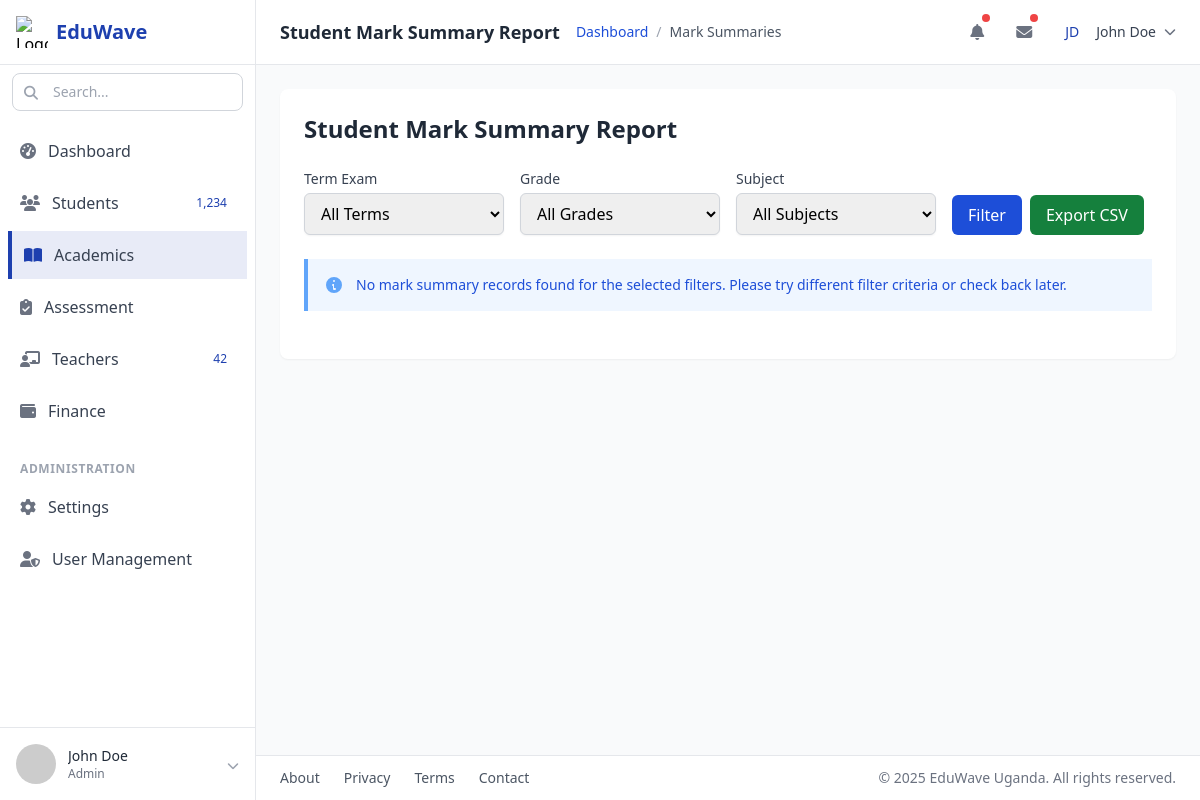
Page /academics/reports/mark-summary/ (signed in) on the earlier database version.
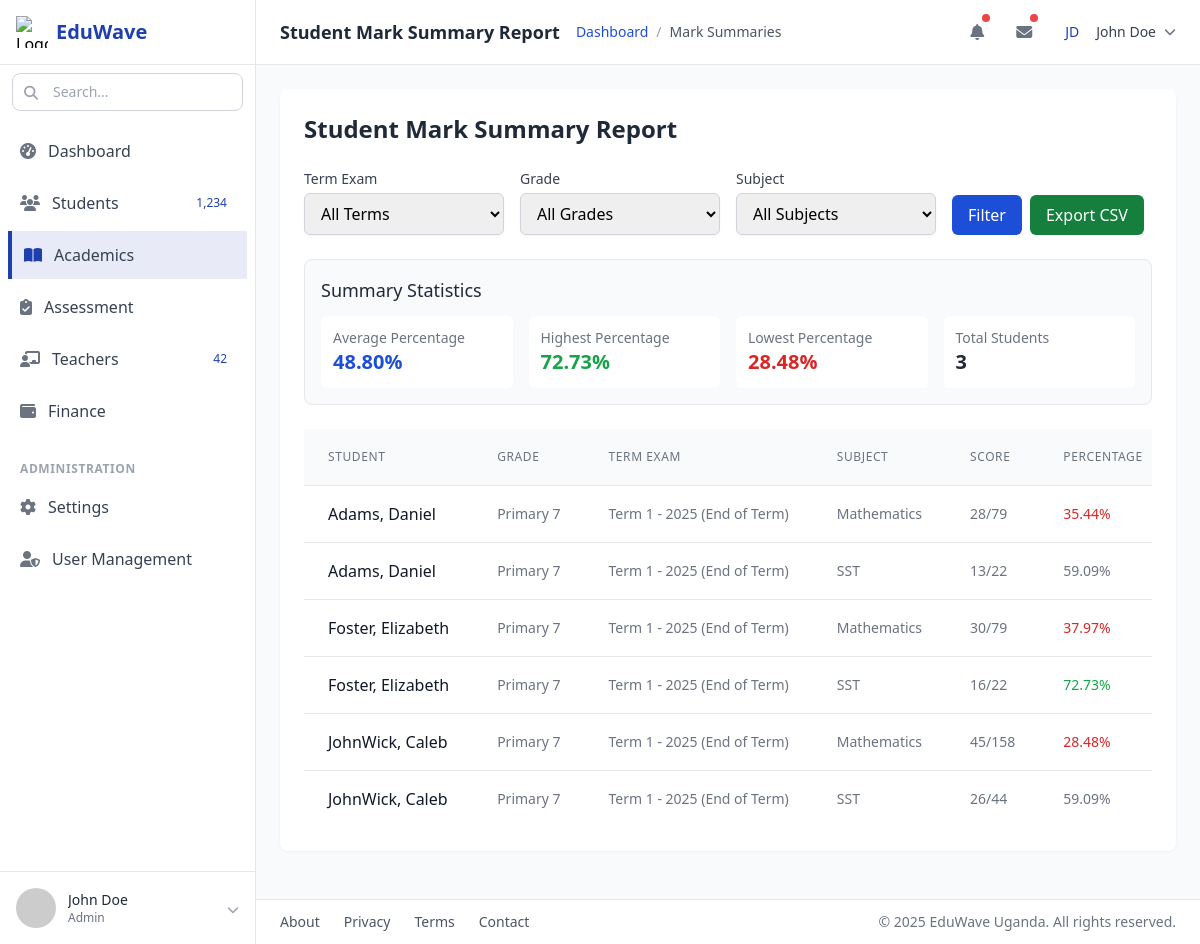
Same page on the later database version.
### academic/models.py (models this page shows, shortened)
class StudentMarkSummary(models.Model):
    student = models.ForeignKey('students.Student', on_delete=models.CASCADE, related_name="mark_summaries")
    term_exam = models.ForeignKey(TermExamSession, on_delete=models.CASCADE, related_name="mark_summaries")
    grade = models.ForeignKey(Grade, on_delete=models.CASCADE, related_name="mark_summaries")
    subject = models.ForeignKey(Subject, on_delete=models.CASCADE, related_name="mark_summaries")
    total_score = models.PositiveIntegerField()
    max_possible = models.PositiveIntegerField()
    percentage = models.DecimalField(max_digits=5, decimal_places=2)
    subject_position = models.PositiveIntegerField(null=True, blank=True)
    class_average = models.DecimalField(max_digits=5, decimal_places=2, null=True, blank=True)
    created = models.DateTimeField(auto_now_add=True)
    updated = models.DateTimeField(auto_now=True)
    class Meta:
        unique_together = ('student', 'term_exam', 'subject')
        verbose_name_plural = "Student Mark Summaries"
        indexes = [
            models.Index(fields=['student', 'term_exam']),
            models.Index(fields=['subject', 'term_exam']),
        ]

class Grade(models.Model):
    grade_name = models.CharField(max_length=50)
    class_teacher = models.ForeignKey(
        Teacher, on_delete=models.SET_NULL, null=True, related_name="grades")
    created = models.DateField(auto_now_add=True)
    updated = models.DateField(auto_now=True)
    class Meta:
        db_table = "class"
        db_table_comment = "This includes Students address data"
        ordering = ["grade_name"]

class TermExamSession(models.Model):
    class TermChoices(models.TextChoices):
        TERM_1 = "TERM_1", "Term 1"
        TERM_2 = "TERM_2", "Term 2"
        TERM_3 = "TERM_3", "Term 3"
    class ExamChoices(models.TextChoices):
        BOT = "BOT", "Beginning of Term"
        MOT = "MOT", "Mid of Term"
        EOT = "EOT", "End of Term"
    term_name = models.CharField(max_length=10, choices=TermChoices.choices,
                                 verbose_name="Term Name", help_text="Select the term for this exam session")
    year = models.PositiveIntegerField(default=datetime.date.today().year, choices=academic_year_choices,
                                       verbose_name="Academic Year", help_text="Select the academic year for this exam session", db_index=True)
    exam_type = models.CharField(max_length=3, choices=ExamChoices.choices,
                                 verbose_name="Exam Type", help_text="Select the type of examination")
    start_date = models.DateField(help_text="Start date of the exam session")
    end_date = models.DateField(help_text="End date of the exam session")
    created_by = models.ForeignKey(Teacher, on_delete=models.PROTECT,
                                   related_name="terms", help_text="Teacher who created this exam session")
    created = models.DateTimeField(auto_now_add=True)
    updated = models.DateTimeField(auto_now=True)
    class Meta:
        db_table = "term_exam_session"
        ordering = ["-year", "term_name"]
        unique_together = ("term_name", "year", "exam_type")
        indexes = [
            models.Index(fields=['-year', 'term_name']),
            models.Index(fields=['term_name', 'year', 'exam_type']),
        ]
    def __str__(self):
        return f"{self.get_term_name_display()} - {self.year} ({self.get_exam_type_display()})"

class Subject(models.Model):
    name = models.CharField(max_length=100)
    description = models.TextField()
    grade = models.ForeignKey(
        Grade, blank=True, on_delete=models.DO_NOTHING, related_name="subject_grade")
    curriculum = models.ForeignKey(
        'Curriculum', on_delete=models.CASCADE, related_name="subjects")
    created = models.DateField(auto_now_add=True)
    updated = models.DateField(auto_now=True)
    class Meta:
        db_table = "subject"
        db_table_comment = "This includes Subject data"
        ordering = ["name"]

### students/models.py (models this page shows, shortened)
class Student(models.Model):
    GENDER_CHOICES = (
        ('Male', 'Male'),
        ('Female', 'Female'),
    )
    STATUS_CHOICES = (
        ('active', 'Active'),
        ('graduated', 'Graduated'),
        ('dropped out', 'Dropped Out'),
    )
    GRADE_CHOICES = (
        ("KIN", "Kindergarten"),
        ("BBY", "Baby"),
        ("MID", "Middle"),
        ("UPP", "Upper"),
        ("TOP", "Top"),
        ("grade_7", "Grade 7"),
        ("grade_6", "Grade 6"),
        ("grade_5", "Grade 5"),
        ("grade_4", "Grade 4"),
        ("grade_3", "Grade 3"),
        ("grade_2", "Grade 2"),
        ("grade_1", "Grade 1"),
    )
    registration_id = models.CharField(max_length=150, unique=True, editable=False)
    first_name = models.CharField(max_length=150)
    last_name = models.CharField(max_length=150)
    date_of_birth = models.DateField()
    current_status = models.CharField(max_length=50, choices=STATUS_CHOICES)
    gender = models.CharField(max_length=50, choices=GENDER_CHOICES, blank=True, null=True)
    grade_of_entry = models.CharField(max_length=150, choices=GRADE_CHOICES, blank=True, null=True)
    year_of_entry = models.CharField(
        max_length=4,
        validators=[
            RegexValidator(
                regex=r'^\d{4}$',
                message="Year must be in YYYY format.",
            )
        ],
        verbose_name="Year of Entry",
        blank=True, null=True
    )
    guardian_name = models.CharField(max_length=150, blank=True, null=True)
    guardian_phone = models.CharField(max_length=150, blank=True, null=True)
    current_grade = models.ForeignKey('academic.Grade', on_delete=models.CASCADE, blank=True, null=True)
    father_name = models.CharField(max_length=150, blank=True, null=True)
    father_phone = models.CharField(max_length=150, blank=True, null=True)
    mother_name = models.CharField(max_length=150, blank=True, null=True)
    mother_phone = models.CharField(max_length=150, blank=True, null=True)
    profile_picture = models.ImageField(upload_to="", null=True, blank=True)
    school = models.ForeignKey('management.GeneralInformation', on_delete=models.CASCADE, related_name="students")
    registered_by = models.ForeignKey(settings.AUTH_USER_MODEL, on_delete=models.DO_NOTHING, blank=True, null=True)
    created = models.DateField(auto_now_add=True)
    updated = models.DateField(auto_now=True)
    class Meta:
        db_table = "students"
        db_table_comment = "This includes Students data"
        ordering = ["first_name"]

### academic/views.py (the view)
# urls.py: path('reports/mark-summary/', views.mark_summary_report, name='mark_summary_report'),
@login_required
def mark_summary_report(request):
    term_exam_id = request.GET.get('term_exam')
    grade_id = request.GET.get('grade')
    subject_id = request.GET.get('subject')
    term_exams = TermExamSession.objects.all().order_by('-year', 'term_name')
    summaries = StudentMarkSummary.objects.select_related(
        'student', 'term_exam', 'grade', 'subject'
    ).order_by('student__last_name', 'student__first_name')
    if term_exam_id:
        summaries = summaries.filter(term_exam_id=term_exam_id)
    if grade_id:
        summaries = summaries.filter(grade_id=grade_id)
    if subject_id:
        summaries = summaries.filter(subject_id=subject_id)
    aggregates = summaries.aggregate(
        avg_percentage=Avg('percentage'),
        max_percentage=Max('percentage'),
        min_percentage=Min('percentage'),
        total_students=Count('student', distinct=True)
    )
    context = {
        'summaries': summaries,
        'term_exams': term_exams,
        'grades': Grade.objects.all(),
        'subjects': Subject.objects.all(),
        'selected_term_exam': int(term_exam_id) if term_exam_id else None,
        'selected_grade': int(grade_id) if grade_id else None,
        'selected_subject': int(subject_id) if subject_id else None,
        'aggregates': aggregates,
    }
    return render(request, 'reports/mark_summary_report.html', context)

### academic/templates/reports/mark_summary_report.html (shortened to what this page needs)
{% extends 'base.html' %}
{% block page_title %}Student Mark Summary Report{% endblock %}
{% block breadcrumb %}Mark Summaries{% endblock %}
{% block academicsSetActive %}active{% endblock %}
{% block content %}
<div class="bg-white rounded-lg shadow-sm p-6 mb-6">
    <h2 class="text-2xl font-bold text-gray-800 mb-6">Student Mark Summary Report</h2>
    <form method="get" class="mb-6">
        <div class="grid grid-cols-1 md:grid-cols-4 gap-4">
            <div>
                <label for="term_exam" class="block text-sm font-medium text-gray-700 mb-1">Term Exam</label>
                <select name="term_exam" id="term_exam" class="w-full px-3 py-2 border border-gray-300 rounded-md shadow-sm focus:outline-none focus:ring-primary-700 focus:border-primary-700">
                    <option value="">All Terms</option>
                </select>
            </div>
            <div>
                <label for="grade" class="block text-sm font-medium text-gray-700 mb-1">Grade</label>
                <select name="grade" id="grade" class="w-full px-3 py-2 border border-gray-300 rounded-md shadow-sm focus:outline-none focus:ring-primary-700 focus:border-primary-700">
                    <option value="">All Grades</option>
                </select>
            </div>
            <div>
                <label for="subject" class="block text-sm font-medium text-gray-700 mb-1">Subject</label>
                <select name="subject" id="subject" class="w-full px-3 py-2 border border-gray-300 rounded-md shadow-sm focus:outline-none focus:ring-primary-700 focus:border-primary-700">
                    <option value="">All Subjects</option>
                </select>
            </div>
            <div class="flex items-end space-x-2">
                <button type="submit" class="px-4 py-2 bg-primary-700 text-white rounded-md hover:bg-primary-800 focus:outline-none focus:ring-2 focus:ring-offset-2 focus:ring-primary-700">
                    Filter
                </button>
                <a href="?export=csv&{{ request.GET.urlencode }}" class="px-4 py-2 bg-secondary-700 text-white rounded-md hover:bg-secondary-800 focus:outline-none focus:ring-2 focus:ring-offset-2 focus:ring-secondary-700">
                    Export CSV
                </a>
            </div>
        </div>
    </form>
    {% if not summaries %}
    <div class="bg-blue-50 border-l-4 border-blue-400 p-4 mb-6">
        <div class="flex">
            <div class="flex-shrink-0">
                <svg class="h-5 w-5 text-blue-400" xmlns="http://www.w3.org/2000/svg" viewBox="0 0 20 20" fill="currentColor">
                    <path fill-rule="evenodd" d="M18 10a8 8 0 11-16 0 8 8 0 0116 0zm-7-4a1 1 0 11-2 0 1 1 0 012 0zM9 9a1 1 0 000 2v3a1 1 0 001 1h1a1 1 0 100-2h-1V9z" clip-rule="evenodd" />
                </svg>
            </div>
            <div class="ml-3">
                <p class="text-sm text-blue-700">
                    No mark summary records found for the selected filters. Please try different filter criteria or check back later.
                </p>
            </div>
        </div>
    </div>
    {% else %}
        {% if aggregates %}
        <div class="bg-gray-50 rounded-lg p-4 mb-6 border border-gray-200">
            <h5 class="text-lg font-medium text-gray-800 mb-3">Summary Statistics</h5>
            <div class="grid grid-cols-1 md:grid-cols-4 gap-4">
                <div class="bg-white p-3 rounded-md shadow-xs">
                    <p class="text-sm text-gray-500">Average Percentage</p>
                    <p class="text-xl font-semibold text-primary-700">{{ aggregates.avg_percentage|floatformat:2 }}%</p>
                </div>
                <div class="bg-white p-3 rounded-md shadow-xs">
                    <p class="text-sm text-gray-500">Highest Percentage</p>
                    <p class="text-xl font-semibold text-green-600">{{ aggregates.max_percentage|floatformat:2 }}%</p>
                </div>
                <div class="bg-white p-3 rounded-md shadow-xs">
                    <p class="text-sm text-gray-500">Lowest Percentage</p>
                    <p class="text-xl font-semibold text-red-600">{{ aggregates.min_percentage|floatformat:2 }}%</p>
                </div>
                <div class="bg-white p-3 rounded-md shadow-xs">
                    <p class="text-sm text-gray-500">Total Students</p>
                    <p class="text-xl font-semibold text-gray-800">{{ aggregates.total_students }}</p>
                </div>
            </div>
        </div>
        {% endif %}
        <div class="overflow-x-auto">
            <table class="min-w-full divide-y divide-gray-200">
                <thead class="bg-gray-50">
                    <tr>
                        <th scope="col" class="px-6 py-3 text-left text-xs font-medium text-gray-500 uppercase tracking-wider">Student</th>
                        <th scope="col" class="px-6 py-3 text-left text-xs font-medium text-gray-500 uppercase tracking-wider">Grade</th>
                        <th scope="col" class="px-6 py-3 text-left text-xs font-medium text-gray-500 uppercase tracking-wider">Term Exam</th>
                        <th scope="col" class="px-6 py-3 text-left text-xs font-medium text-gray-500 uppercase tracking-wider">Subject</th>
                        <th scope="col" class="px-6 py-3 text-left text-xs font-medium text-gray-500 uppercase tracking-wider">Score</th>
                        <th scope="col" class="px-6 py-3 text-left text-xs font-medium text-gray-500 uppercase tracking-wider">Percentage</th>
                    </tr>
                </thead>
                <tbody class="bg-white divide-y divide-gray-200">
                    {% for summary in summaries %}
                    <tr class="hover:bg-gray-50">
                        <td class="px-6 py-4 whitespace-nowrap">
                            <div class="font-medium text-gray-900">{{ summary.student.last_name }}, {{ summary.student.first_name }}</div>
                        </td>
                        <td class="px-6 py-4 whitespace-nowrap text-sm text-gray-500">
                            {{ summary.grade.grade_name }}
                        </td>
                        <td class="px-6 py-4 whitespace-nowrap text-sm text-gray-500">
                            {{ summary.term_exam }}
                        </td>
                        <td class="px-6 py-4 whitespace-nowrap text-sm text-gray-500">
                            {{ summary.subject.name }}
                        </td>
                        <td class="px-6 py-4 whitespace-nowrap text-sm text-gray-500">
                            {{ summary.total_score }}/{{ summary.max_possible }}
                        </td>
                        <td class="px-6 py-4 whitespace-nowrap text-sm {% if summary.percentage >= 70 %}text-green-600 font-medium{% elif summary.percentage < 50 %}text-red-600 font-medium{% else %}text-gray-500{% endif %}">
                            {{ summary.percentage }}%
                        </td>
                    </tr>
                    {% endfor %}
                </tbody>
            </table>
        </div>
    {% endif %}
</div>
{% endblock %}

Differences in the rows shown:
added StudentMarkSummary: student.last_name "Adams", student.first_name "Daniel", grade.grade_name "Primary 7", term_exam "Term 1 - 2025 (End of Term)", subject.name "Mathematics", total_score "28", max_possible "79", percentage "35.44"
added StudentMarkSummary: student.last_name "Adams", student.first_name "Daniel", grade.grade_name "Primary 7", term_exam "Term 1 - 2025 (End of Term)", subject.name "SST", total_score "13", max_possible "22", percentage "59.09"
added StudentMarkSummary: student.last_name "Foster", student.first_name "Elizabeth", grade.grade_name "Primary 7", term_exam "Term 1 - 2025 (End of Term)", subject.name "Mathematics", total_score "30", max_possible "79", percentage "37.97"
added StudentMarkSummary: student.last_name "Foster", student.first_name "Elizabeth", grade.grade_name "Primary 7", term_exam "Term 1 - 2025 (End of Term)", subject.name "SST", total_score "16", max_possible "22", percentage "72.73"
added StudentMarkSummary: student.last_name "JohnWick", student.first_name "Caleb", grade.grade_name "Primary 7", term_exam "Term 1 - 2025 (End of Term)", subject.name "Mathematics", total_score "45", max_possible "158", percentage "28.48"
added StudentMarkSummary: student.last_name "JohnWick", student.first_name "Caleb", grade.grade_name "Primary 7", term_exam "Term 1 - 2025 (End of Term)", subject.name "SST", total_score "26", max_possible "44", percentage "59.09"
Other differences:
{{ aggregates.avg_percentage|floatformat:2 }}: (not shown) → "48.80"
{{ aggregates.max_percentage|floatformat:2 }}: (not shown) → "72.73"
{{ aggregates.min_percentage|floatformat:2 }}: (not shown) → "28.48"
{{ aggregates.total_students }}: (not shown) → "3"
text no longer shown: "No mark summary records found for the selected filters. Please try different filter criteria or check back later."
text now shown: "Summary Statistics Average Percentage % Highest Percentage % Lowest Percentage % Total Students STUDENT GRADE TERM EXAM SUBJECT SCORE PERCENTAGE"
